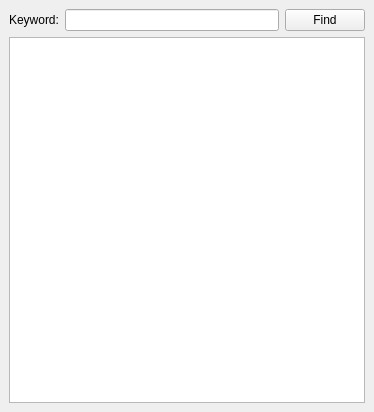
<?xml version="1.0" encoding="UTF-8"?>
<ui version="4.0">
 <class>MainWindow</class>
 <widget class="QMainWindow" name="MainWindow">
  <property name="geometry">
   <rect>
    <x>0</x>
    <y>0</y>
    <width>374</width>
    <height>412</height>
   </rect>
  </property>
  <property name="windowTitle">
   <string>MainWindow</string>
  </property>
  <widget class="QWidget" name="centralwidget">
   <layout class="QVBoxLayout" name="verticalLayout">
    <item>
     <layout class="QHBoxLayout" name="horizontalLayout">
      <item>
       <widget class="QLabel" name="label">
        <property name="text">
         <string>Keyword:</string>
        </property>
       </widget>
      </item>
      <item>
       <widget class="QLineEdit" name="lineEdit"/>
      </item>
      <item>
       <widget class="QPushButton" name="findButton">
        <property name="text">
         <string>Find</string>
        </property>
       </widget>
      </item>
     </layout>
    </item>
    <item>
     <widget class="QTextEdit" name="textEdit"/>
    </item>
   </layout>
  </widget>
 </widget>
 <resources/>
 <connections/>
</ui>
